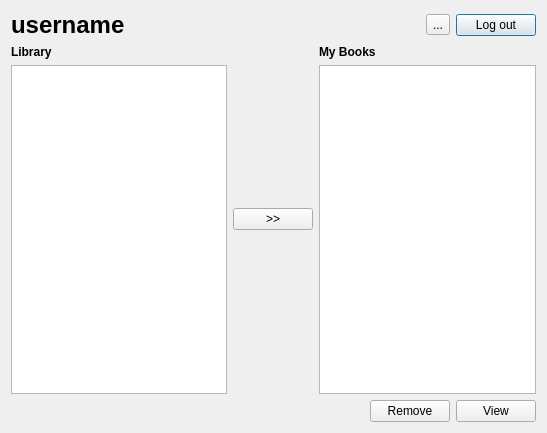
<?xml version="1.0" encoding="UTF-8"?>
<ui version="4.0">
 <class>Dashboard</class>
 <widget class="QDialog" name="Dashboard">
  <property name="geometry">
   <rect>
    <x>0</x>
    <y>0</y>
    <width>547</width>
    <height>433</height>
   </rect>
  </property>
  <property name="windowTitle">
   <string>Dialog</string>
  </property>
  <layout class="QVBoxLayout" name="verticalLayout">
   <item>
    <layout class="QHBoxLayout" name="horizontalLayout_2">
     <item>
      <widget class="QLabel" name="label">
       <property name="text">
        <string>&lt;html&gt;&lt;head/&gt;&lt;body&gt;&lt;h1 style=&quot; margin-top:18px; margin-bottom:12px; margin-left:0px; margin-right:0px; -qt-block-indent:0; text-indent:0px;&quot;&gt;&lt;span style=&quot; font-size:xx-large; font-weight:700;&quot;&gt;username&lt;/span&gt;&lt;/h1&gt;&lt;/body&gt;&lt;/html&gt;</string>
       </property>
      </widget>
     </item>
     <item>
      <spacer name="horizontalSpacer">
       <property name="orientation">
        <enum>Qt::Horizontal</enum>
       </property>
       <property name="sizeHint" stdset="0">
        <size>
         <width>40</width>
         <height>20</height>
        </size>
       </property>
      </spacer>
     </item>
     <item>
      <widget class="QToolButton" name="toolButton">
       <property name="text">
        <string>...</string>
       </property>
      </widget>
     </item>
     <item>
      <widget class="QPushButton" name="pushButton_logOut">
       <property name="text">
        <string>Log out</string>
       </property>
      </widget>
     </item>
    </layout>
   </item>
   <item>
    <layout class="QHBoxLayout" name="horizontalLayout_3">
     <item>
      <layout class="QVBoxLayout" name="verticalLayout_2">
       <item>
        <widget class="QLabel" name="label_3">
         <property name="text">
          <string>&lt;h4&gt;Library&lt;/h4&gt;</string>
         </property>
        </widget>
       </item>
       <item>
        <widget class="QListWidget" name="listWidget_library"/>
       </item>
      </layout>
     </item>
     <item>
      <widget class="QPushButton" name="pushButton_borrow">
       <property name="sizePolicy">
        <sizepolicy hsizetype="Fixed" vsizetype="Fixed">
         <horstretch>0</horstretch>
         <verstretch>0</verstretch>
        </sizepolicy>
       </property>
       <property name="text">
        <string>&gt;&gt;</string>
       </property>
      </widget>
     </item>
     <item>
      <layout class="QVBoxLayout" name="verticalLayout_3">
       <item>
        <widget class="QLabel" name="label_2">
         <property name="text">
          <string>&lt;h4&gt;My Books&lt;/h4&gt;</string>
         </property>
        </widget>
       </item>
       <item>
        <widget class="QListWidget" name="listWidget"/>
       </item>
      </layout>
     </item>
    </layout>
   </item>
   <item>
    <layout class="QHBoxLayout" name="horizontalLayout">
     <item>
      <spacer name="horizontalSpacer_2">
       <property name="orientation">
        <enum>Qt::Horizontal</enum>
       </property>
       <property name="sizeHint" stdset="0">
        <size>
         <width>40</width>
         <height>20</height>
        </size>
       </property>
      </spacer>
     </item>
     <item>
      <widget class="QPushButton" name="pushButton_remove">
       <property name="text">
        <string>Remove</string>
       </property>
      </widget>
     </item>
     <item>
      <widget class="QPushButton" name="pushButton_view">
       <property name="text">
        <string>View</string>
       </property>
      </widget>
     </item>
    </layout>
   </item>
  </layout>
 </widget>
 <resources/>
 <connections/>
</ui>
